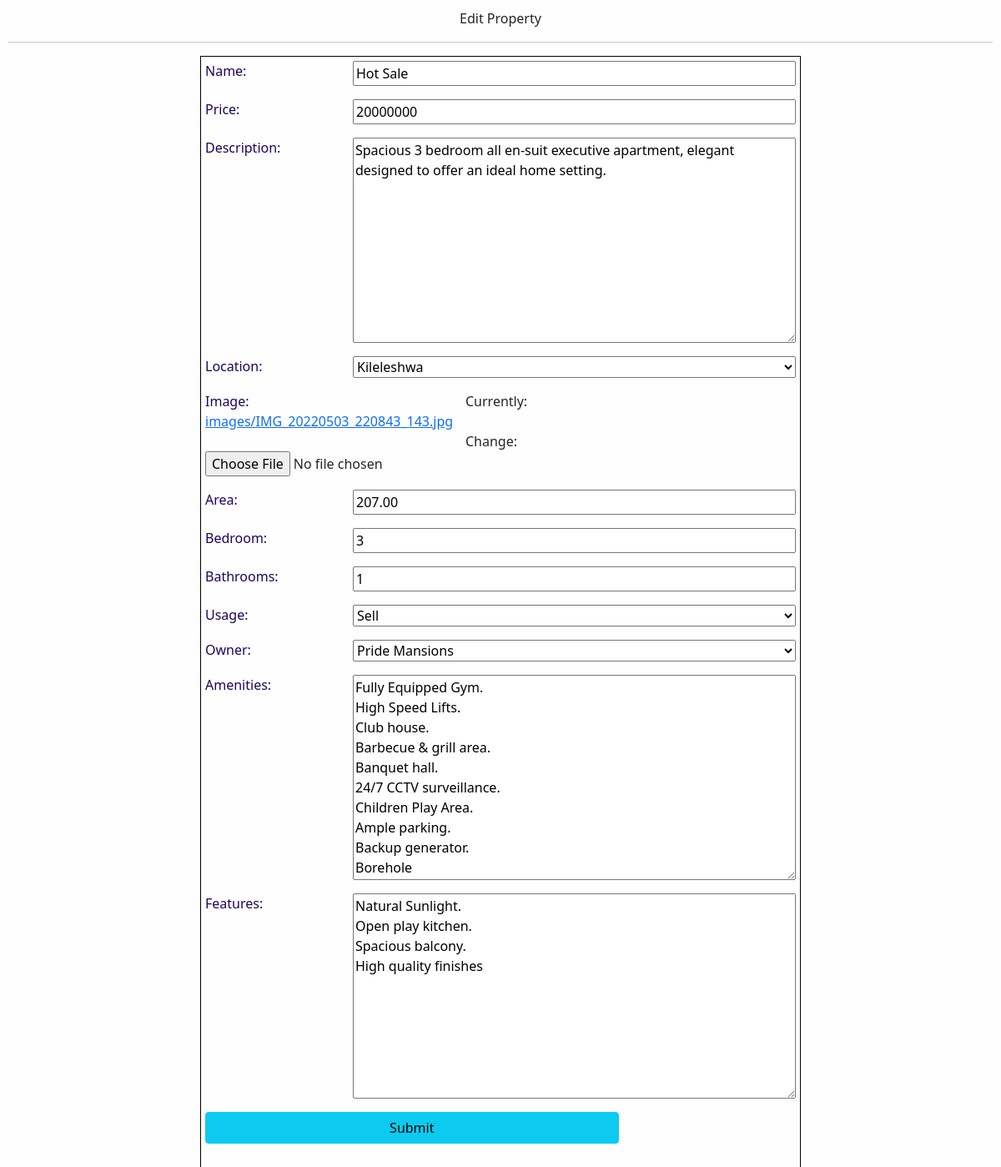
Page /edit/6/ on the committed database.
### base/models.py (models this page shows, shortened)
class Property(models.Model):
    name=models.CharField(max_length=200)
    price=models.IntegerField(default=0)
    description=models.TextField()
    location=models.ForeignKey(Location,on_delete=models.SET_NULL,null=True)
    image=models.ImageField(upload_to="images")
    area=models.DecimalField(max_digits=9,decimal_places=2)
    bedroom=models.IntegerField()
    bathrooms=models.IntegerField()
    Use=models.TextChoices("Use","Rent Sell")
    usage=models.CharField(max_length=100,blank=False,choices=Use.choices)
    owner=models.ForeignKey(Owners,on_delete=models.SET_NULL,null=True)
    amenities=models.TextField(blank=True)
    features=models.TextField(blank=True)

class Location(models.Model):
    location=models.CharField(max_length=100)
    def __str__(self):
        return self.location

### base/views.py (the view)
# urls.py: path("edit/<str:pk>/",views.editProperty,name="edit"),
def editProperty(request,pk):
    propertyItem=Property.objects.get(id=pk)
    form=PropertyForm(instance=propertyItem)
    page="edit"
    if request.method == "POST":
        form=PropertyForm(request.POST,instance=propertyItem)
        if form.is_valid():
            form.save()
            return redirect("custom")
    context={
        "form":form,
        "page":page
    }
    return render(request,"base/add-property.html",context)

### base/forms.py
class PropertyForm(ModelForm):
    class Meta:
        model=Property
        fields='__all__'

### base/models.py (called while the page is built)
    def __str__(self):
        return self.companyname

### base/templates/base/add-property.html (shortened to what this page needs)
{% load static %}
<!DOCTYPE html>
<html lang="en">
<head>
    <link href="https://cdn.jsdelivr.net/npm/bootstrap@5.0.2/dist/css/bootstrap.min.css" rel="stylesheet">
<link rel="stylesheet" href="https://cdnjs.cloudflare.com/ajax/libs/
font-awesome/5.15.2/css/all.min.css"/>
<link rel="stylesheet" href="{% static 'base/styles/admin.css' %}">
</head>
<body>
   {% if page == 'edit' %}
   <div class="add-text">
    Edit Property
    <hr>
</div>
   {% else %}
   <div class="add-text">
    Add Property
    <hr>
</div>
   {% endif %}
    <div  id="add">
        <form action="" method="POST"  enctype="multipart/form-data">
            {{form.as_p}}
            <input type="submit" id="sub" value="Submit" class="btn btn-info btn-block">
        </form>
    </div>
</body>
</html>

### base/static/base/styles/admin.css (style rules this page uses)
body { background-color: rgb(254, 254, 255); }
#add { width: 60%; height: 100%; display: flex; flex-direction: row; justify-content: center; margin: auto; align-items: center; }
#add form { border: 1px solid black; padding: 5px; height: 70%; }
.add-text { text-align: center; margin: 10px; }
#add form p { display: grid; grid-template-columns: 1fr 3fr; }
form p label { color: rgb(31, 4, 94); }
#sub { text-align: center; width: 70%; margin: auto; margin-bottom: 100px; }

### rows in the picture
Property: name "Hot Sale", price "20000000", description "Spacious 3 bedroom all en-suit executive apartment, elegant designed to offer an ideal home setting.", area "207.00", bedroom "3", bathrooms "1", usage "Sell", owner "Pride Mansions", amenities "Fully Equipped Gym. High Speed Lifts. Club house. Barbecue & grill area. Banquet hall. 24/7 CCTV surveillance. Children Play Area. Ample parking. Backup generator. Borehole", features "Natural Sunlight. Open play kitchen. Spacious balcony. High quality finishes"
Location: location "Kileleshwa"
